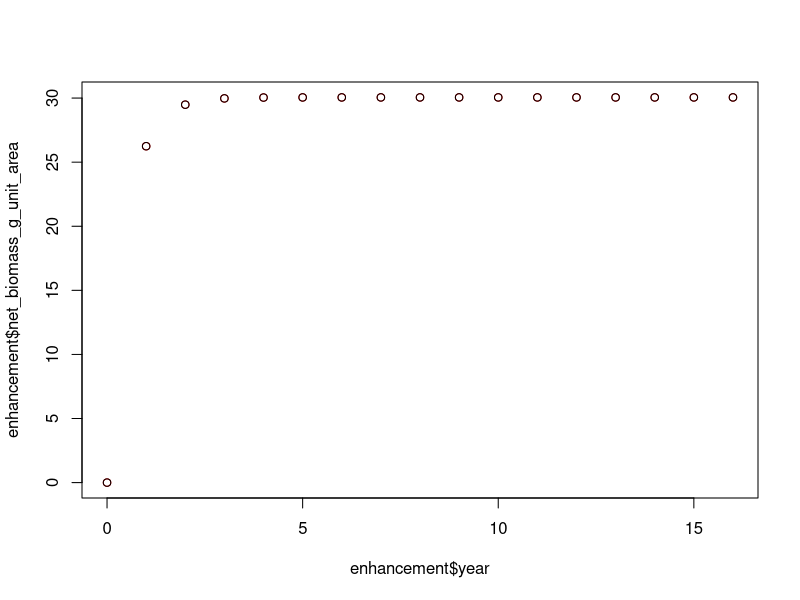

Write the R code that produced this figure.
# model fisheries enhancement from restoration

# set up some initial params

dens <- 0.501 # juveniles per unit area enhanced by restoration
m <- 1.39 # annual mortality rate
t_max <- 16 # maximum age
t_0 <- -1.17 # theoretical age when length is 0
t_harv <- 1 # age of recruitment to fishery
l_asym <- 27 # asymptotic size (length in cm)
Ks <- 0.69 # Brody growth coef 
a <- 0.0114 # intercept of length-weight relationship
b <- 3 # slope of length-weight relationship
years <- 16 # number of years since restoration

# set up as a dataframe

dat <- data.frame(species = 'Snapper', dens = dens, mf = NA,
                  m = m, t_max = t_max, t_0 = t_0, t_harv = t_harv,
                  l_asym = l_asym, Ks = Ks, a = a, b = b)

# function to return a dataframe of densities, lengths and weights in each year

mod_enhance <- function(dens, spp, mf, m, t_max, t_0, t_harv, l_asym, Ks, a, b, years){
  df <- data.frame(species = spp, male_female = mf, year = 0, d_ind_unit_area = 0, length_cm = 0, weight_g = 0, biomass_g_unit_area = 0, weight_g_i = 0, biomass_g_unit_area_i = 0, net_biomass_g_unit_area = 0)
  for(i in 1:years){
      df[i+1,1] <- spp # spp
      df[i+1,2] <- mf # male or female
      df[i+1,3] <- i # year post restoration
      df[i+1,4] <- if(i<=t_max)(dens*exp(-m*(i-0.5)))else(0) # density of recruited individuals in each year, all die after max age
      df[i+1,5] <- if(i<=t_max)(l_asym*(1-exp(-Ks*(i-t_0))))else(0) # estimate length using von bert eqn, only while fish are alive
      df[i+1,6] <- if(i<=t_max){a*df[i+1,5]^b}else(0) # convert length to weight, only if fish is alive
      df[i+1,7] <- if(i<=t_max){df[i+1,4]*df[i+1,6]}else(0) # convert to biomass 
      #df[i+1,8] <- if(i==t_harv){df[i+1,7]}else if(i>t_harv){df[i,8]+df[i+1,7]}else(0) # cumulative biomass gains over time (gross gains)
      df[i+1,8] <- if(i>1 & i<=t_max)(df[i+1,6] - df[i,6])else(0) # get the incremental increase in weight for each time interval (i.e. year)
      df[i+1,9] <- if(i<=t_max){df[i+1,4]*df[i+1,8]}else(0) # convert to incremental biomass gain each year
      df[i+1,10] <- if(i==t_harv){df[i+1,7]}else if(i>t_harv){df[i,10]+df[i+1,9]}else(0) # cumulative incremental gains in biomass (net gains)
  }
  return(df)
}

# run the model

enhancement <- mod_enhance(dat$dens, dat$species, NA, dat$m, dat$t_max, dat$t_0, 
                           dat$t_harv, dat$l_asym, dat$Ks, dat$a, dat$b, years = years)


# have a look 

head(enhancement)
plot(x = enhancement$year, y = enhancement$net_biomass_g_unit_area, col = 'red')
points(x = enhancement$year, y = enhancement$net_biomass_g_unit_area)
